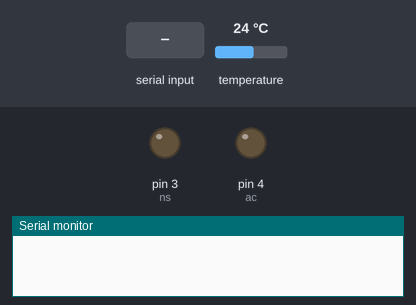
Recording of a sketch running on a simulated Arduino Uno, built with avr-gcc and run on an emulated ATmega328P. Shown: output pins drawn as LEDs (lit = HIGH), the last lines printed to the serial monitor. The inputs (shaded band) are chosen by the test bench; at power-on: temperature 24 °C.

Above: at 1.2 s.
1.3 s: "C\n" received over Serial
At 3.2 s:
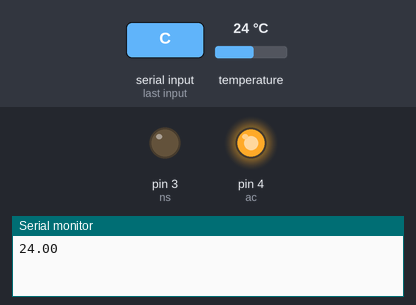
3.5 s: byte 72 (72) received over Serial
At 5.2 s:
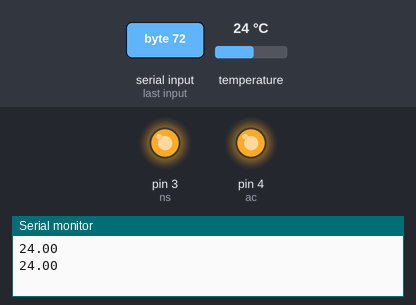
5.7 s: "A\n" received over Serial
At 6.8 s:
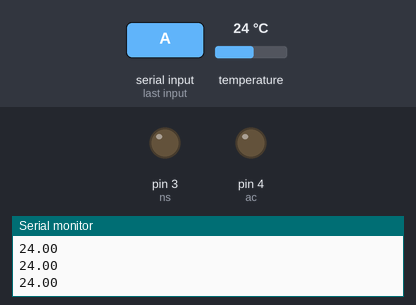
7.9 s: "H\n" received over Serial
At 9.7 s:
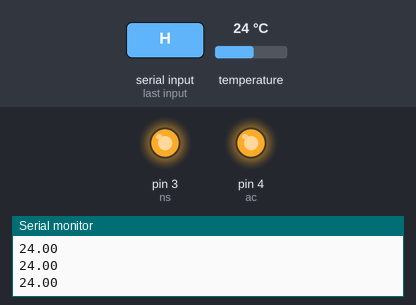
Timing chart, 0 to 11.1 s (numbered marks = the images above; inputs shaded):
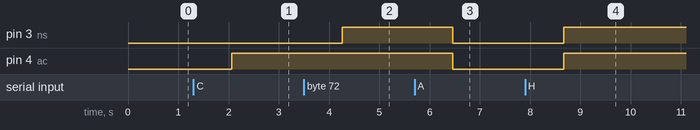

The sketch:

radiometer_ctrl.ino
```cpp
#include <OneWire.h>
#include <DallasTemperature.h>

#define ONE_WIRE_BUS 10 //Pin where DQ of DS18B20 is connected, requires 4.7k pullup to 5V
OneWire oneWire(ONE_WIRE_BUS);
DallasTemperature sensors(&oneWire);

int ac = 4; //Antenna or internal load control line
int ns = 3; //Noise source or load control line
char ctrl_b;
float temperature;
void setup()
{
  Serial.begin(115200);
  pinMode(ac, OUTPUT);
  pinMode(ns, OUTPUT);
  digitalWrite(ac, LOW);
  digitalWrite(ns, LOW);
  sensors.begin(); //
}

void loop()
{
  if (Serial.available() > 0)
  {
    ctrl_b = (char) Serial.read();
    sensors.requestTemperatures();
    temperature = sensors.getTempCByIndex(0);
    if (ctrl_b == 65) //A
    {
      digitalWrite(ac, LOW);
      digitalWrite(ns, LOW);
      Serial.print(temperature);
      Serial.print("\n");
    }
    else if (ctrl_b == 67) //C
    {
      digitalWrite(ac, HIGH);
      digitalWrite(ns, LOW);
      Serial.print(temperature);
      Serial.print("\n");
    }
    else if (ctrl_b == 72) //H
    {
      digitalWrite(ac, HIGH);
      digitalWrite(ns, HIGH);
      Serial.print(temperature);
      Serial.print("\n");
    }
  }
}
```

Measured:
- after the input at 1.3 s, pin 4 (ac): LOW → HIGH after 0.76 s
- after the input at 3.5 s, pin 3 (ns): LOW → HIGH after 0.76 s
- after the input at 5.7 s, pin 3 (ns), pin 4 (ac): HIGH → LOW after 0.76 s
- after the input at 7.9 s, pin 3 (ns), pin 4 (ac): LOW → HIGH after 0.76 s
